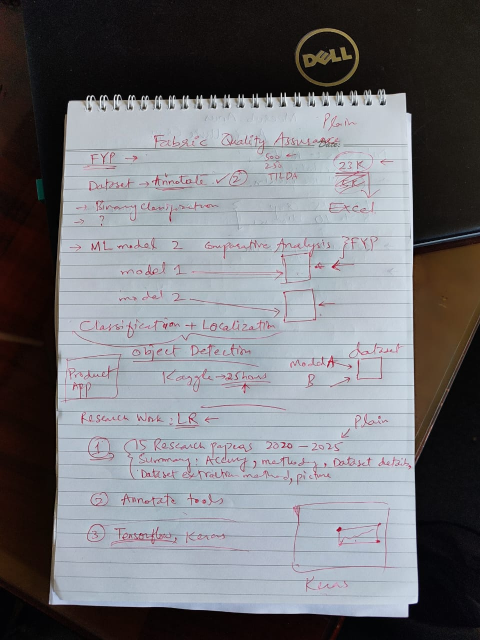
#> input picture documents/uploads/image/jpeg.jpeg, 960 x 1280 px (shown at 1/2 size)
$ python -i quality_assessor.py   (imports and definitions only)   (older library calls are emulated)
#> lines starting #> are read from the running program, lines starting #| are printed output that depends on the picture
### src/utils/logger.py
# Generated by Copilot
import logging
import os
from datetime import datetime
from typing import Optional

class Logger:
    """Custom logger for IMP document processing system"""

    def __init__(self, name: str, log_level: str = "INFO"):
        self.name = name
        self.logger = logging.getLogger(name)

        # Set log level
        log_levels = {
            "DEBUG": logging.DEBUG,
            "INFO": logging.INFO,
            "WARNING": logging.WARNING,
            "ERROR": logging.ERROR,
            "CRITICAL": logging.CRITICAL
        }

        self.logger.setLevel(log_levels.get(log_level.upper(), logging.INFO))

        # Create logs directory if it doesn't exist
        log_dir = "logs"
        os.makedirs(log_dir, exist_ok=True)

        # Create file handler
        log_filename = os.path.join(log_dir, f"imp_{datetime.now().strftime('%Y%m%d')}.log")
        file_handler = logging.FileHandler(log_filename)
        file_handler.setLevel(logging.DEBUG)

        # Create console handler
        console_handler = logging.StreamHandler()
        console_handler.setLevel(logging.INFO)

        # Create formatter
        formatter = logging.Formatter(
            '%(asctime)s - %(name)s - %(levelname)s - %(message)s'
        )

        file_handler.setFormatter(formatter)
        console_handler.setFormatter(formatter)

        # Add handlers to logger (avoid duplicate handlers)
        if not self.logger.handlers:
            self.logger.addHandler(file_handler)
            self.logger.addHandler(console_handler)

    def debug(self, message: str, extra: Optional[dict] = None):
        """Log debug message"""
        if extra:
            message = f"{message} | Extra: {extra}"
        self.logger.debug(message)

    # [23 lines left out: functions info, warning, error, critical, not called in this run]

### src/quality/quality_assessor.py
# Generated by Copilot
import cv2
import numpy as np
from PIL import Image, ImageEnhance, ImageFilter
import math
from typing import Tuple, Dict, Any
from dataclasses import dataclass

from ..models.document import QualityMetrics, Document
from ..utils.config import Config
from ..utils.logger import Logger

class QualityAssessor:
    """Assess document quality for intelligent routing"""

    def __init__(self):
        self.logger = Logger(__name__)
        self.config = Config()

    def assess_quality(self, image_path: str) -> QualityMetrics:
        """
        Comprehensive quality assessment of document image
        Returns QualityMetrics with scores 0-100
        """
#> called with image_path = '../../documents/uploads/image/jpeg.jpeg'
        try:
            # Load image
            img_cv = cv2.imread(image_path)
#> img_cv is the input picture: shape (1280, 960, 3); mean B, G, R 121.7, 117.1, 116
            img_pil = Image.open(image_path)

            if img_cv is None:
                raise ValueError(f"Could not load image: {image_path}")

            # Convert to grayscale for analysis
            gray = cv2.cvtColor(img_cv, cv2.COLOR_BGR2GRAY)
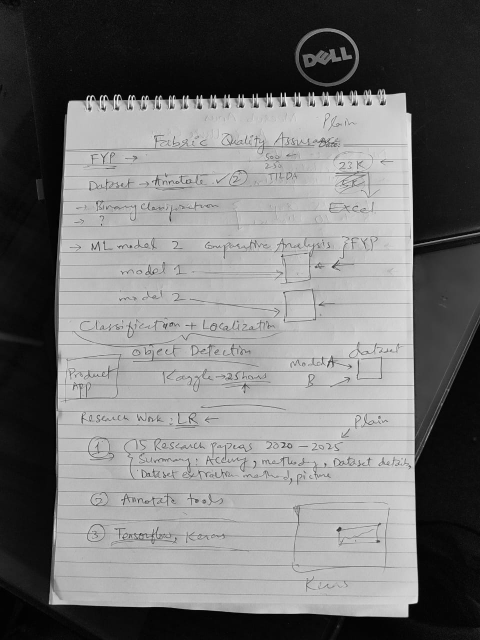
#> gray: shape (1280, 960) (shown at 1/2 size); min 0, max 255, mean 117.3

            # Assess different quality aspects
            blur_score = self._assess_blur(gray)
            contrast_score = self._assess_contrast(gray)
            resolution_score = self._assess_resolution(img_cv)
            text_clarity_score = self._assess_text_clarity(gray)
            brightness_score = self._assess_brightness(gray)
            skew_angle = self._detect_skew(gray)
            noise_level = self._assess_noise(gray)

            # Calculate overall score with weighted average
            weights = {
                'blur': 0.25,
                'contrast': 0.20,
                'resolution': 0.15,
                'text_clarity': 0.25,
                'brightness': 0.10,
                'skew': 0.05
            }

            # Skew penalty (0 degrees = no penalty, >5 degrees = significant penalty)
            skew_penalty = max(0, min(30, abs(skew_angle) * 6))

            overall_score = (
                blur_score * weights['blur'] +
                contrast_score * weights['contrast'] +
                resolution_score * weights['resolution'] +
                text_clarity_score * weights['text_clarity'] +
                brightness_score * weights['brightness'] -
                skew_penalty
            )

            overall_score = max(0, min(100, overall_score))

            metrics = QualityMetrics(
                overall_score=round(overall_score, 2),
                blur_score=round(blur_score, 2),
                contrast_score=round(contrast_score, 2),
                resolution_score=round(resolution_score, 2),
                text_clarity_score=round(text_clarity_score, 2),
                brightness_score=round(brightness_score, 2),
                skew_angle=round(skew_angle, 2),
                noise_level=round(noise_level, 2)
            )

            self.logger.debug(f"Quality assessment completed for {image_path}", {
                'overall_score': overall_score,
                'blur_score': blur_score,
                'contrast_score': contrast_score,
                'skew_angle': skew_angle
            })

            return metrics

        except Exception as e:
            self.logger.error(f"Error assessing image quality: {e}")
            # Return default low quality metrics on error
            return QualityMetrics(
                overall_score=25.0,
                blur_score=25.0,
                contrast_score=25.0,
                resolution_score=25.0,
                text_clarity_score=25.0,
                brightness_score=50.0,
                skew_angle=0.0,
                noise_level=50.0
            )

    def _assess_blur(self, gray_image: np.ndarray) -> float:
        """Assess image blur using Laplacian variance"""
        try:
            # Calculate Laplacian variance
            laplacian_var = cv2.Laplacian(gray_image, cv2.CV_64F).var()
#> laplacian_var = 1064.9

            # Convert to 0-100 scale (higher = less blurry)
            # Typical values: <100 = very blurry, >500 = sharp
            blur_score = min(100, (laplacian_var / 500) * 100)
#> blur_score = 100

            return max(0, blur_score)

        except Exception as e:
            self.logger.warning(f"Error assessing blur: {e}")
            return 50.0

    def _assess_contrast(self, gray_image: np.ndarray) -> float:
        """Assess image contrast using standard deviation"""
        try:
            # Calculate standard deviation of pixel intensities
            std_dev = np.std(gray_image)
#> std_dev = 82.64

            # Convert to 0-100 scale
            # Typical values: <30 = low contrast, >80 = high contrast
            contrast_score = min(100, (std_dev / 80) * 100)
#> contrast_score = 100

            return max(0, contrast_score)

        except Exception as e:
            self.logger.warning(f"Error assessing contrast: {e}")
            return 50.0

    def _assess_resolution(self, image: np.ndarray) -> float:
        """Assess image resolution"""
        try:
            height, width = image.shape[:2]
#> height = 1280; width = 960
            total_pixels = height * width
#> total_pixels = 1228800
#> in assess_quality, `resolution_score = self._assess_resolution(img_cv)`: resolution_score = 80

            # Resolution scoring
            if total_pixels >= 2000000:  # ~1600x1250 or higher
                return 100.0
            elif total_pixels >= 1000000:  # ~1000x1000
                return 80.0
            elif total_pixels >= 500000:   # ~700x700
                return 60.0
            elif total_pixels >= 200000:   # ~450x450
                return 40.0
            else:
                return 20.0

        except Exception as e:
            self.logger.warning(f"Error assessing resolution: {e}")
            return 50.0

    def _assess_text_clarity(self, gray_image: np.ndarray) -> float:
        """Assess text clarity using edge detection"""
        try:
            # Apply Canny edge detection
            edges = cv2.Canny(gray_image, 50, 150)
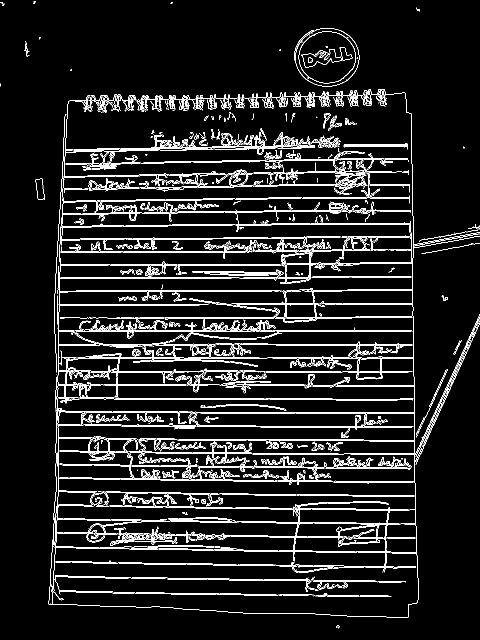
#> edges: shape (1280, 960) (shown at 1/2 size); 7.6% white in thin lines or dots

            # Calculate edge density
            edge_density = np.sum(edges > 0) / edges.size
#> edge_density = 0.0761
#> in assess_quality, `text_clarity_score = self._assess_text_clarity(gray)`: text_clarity_score = 100

            # Convert to 0-100 scale
            # Good text typically has 5-15% edge density
            if 0.05 <= edge_density <= 0.15:
                text_clarity = 100.0
            elif 0.02 <= edge_density <= 0.25:
                text_clarity = 70.0
            else:
                text_clarity = 40.0

            return text_clarity

        except Exception as e:
            self.logger.warning(f"Error assessing text clarity: {e}")
            return 50.0

    def _assess_brightness(self, gray_image: np.ndarray) -> float:
        """Assess image brightness"""
        try:
            mean_brightness = np.mean(gray_image)
#> mean_brightness = 117.3
#> in assess_quality, `brightness_score = self._assess_brightness(gray)`: brightness_score = 100

            # Optimal brightness is around 120-150 (out of 255)
            if 100 <= mean_brightness <= 180:
                brightness_score = 100.0
            elif 50 <= mean_brightness <= 220:
                brightness_score = 70.0
            else:
                brightness_score = 40.0

            return brightness_score

        except Exception as e:
            self.logger.warning(f"Error assessing brightness: {e}")
            return 50.0

    def _detect_skew(self, gray_image: np.ndarray) -> float:
        """Detect document skew angle"""
        try:
            # Apply edge detection
            edges = cv2.Canny(gray_image, 50, 150, apertureSize=3)

            # Apply Hough Line Transform
            lines = cv2.HoughLines(edges, 1, np.pi/180, threshold=100)

            if lines is None:
                return 0.0

            # Calculate angles
            angles = []
            for line in lines:
                rho, theta = line[0]
                angle = theta * 180 / np.pi

                # Convert to -90 to 90 range
                if angle > 90:
                    angle = angle - 180

                angles.append(angle)
#> this loop made 16858 passes
#> (rho, theta, angle) on passes 1 to 12: (663, 1.57, -90), (661, 1.57, -90), (581, 1.57, -90), (688, 1.57, -90), (690, 1.57, -90), (636, 1.57, -90), (306, 1.55, 89), (715, 1.57, -90), (301, 1.55, 89), (608, 1.57, -90), (852, 1.57, -90), (634, 1.57, -90)
#> after the loop, angles = 16858 values, max 89 at index 6, min -90 at index 0, mean -1.41

            if not angles:
                return 0.0

            # Find the most common angle (mode)
            angle_hist, angle_bins = np.histogram(angles, bins=180, range=(-90, 90))
#> angle_hist = 180 values, max 360 at index 45, min 0 at index 3, mean 93.66; angle_bins = 181 values from -90 to 90
            skew_angle = angle_bins[np.argmax(angle_hist)]
#> skew_angle = -45

            return skew_angle

        except Exception as e:
            self.logger.warning(f"Error detecting skew: {e}")
            return 0.0

    def _assess_noise(self, gray_image: np.ndarray) -> float:
        """Assess image noise level"""
        try:
            # Apply Gaussian blur and calculate difference
            blurred = cv2.GaussianBlur(gray_image, (5, 5), 0)
            noise = cv2.absdiff(gray_image, blurred)
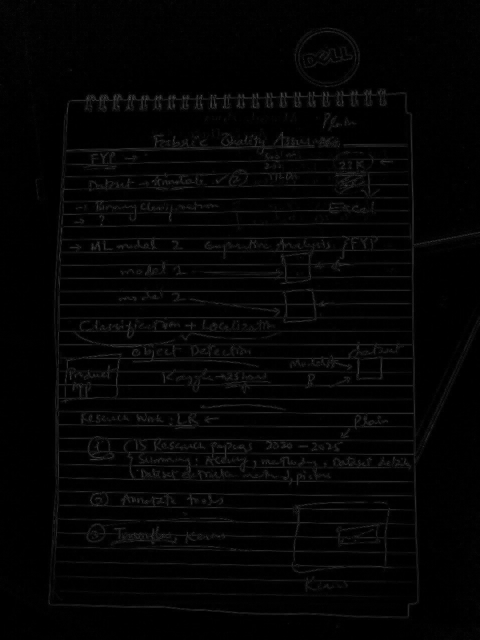
#> noise: shape (1280, 960) (shown at 1/2 size); min 0, max 100, mean 4.2

            # Calculate noise level
            noise_level = np.mean(noise)
#> noise_level = 4.21

            # Convert to 0-100 scale (lower noise = higher score)
            noise_score = max(0, 100 - (noise_level / 20) * 100)
#> noise_score = 78.95

            return min(100, noise_score)

        except Exception as e:
            self.logger.warning(f"Error assessing noise: {e}")
            return 50.0

    # [112 lines left out: functions get_processing_recommendation, assess_document_quality, _get_image_paths, not called in this run]

>>> result = QualityAssessor().assess_quality('../../documents/uploads/image/jpeg.jpeg')
#> in assess_quality, `skew_penalty = max(0, min(30, abs(skew_angle) * 6))`: skew_penalty = 30
#> in assess_quality, `overall_score = ( blur_score * weights['blur'] + contrast_score * weig..`: overall_score = 62
